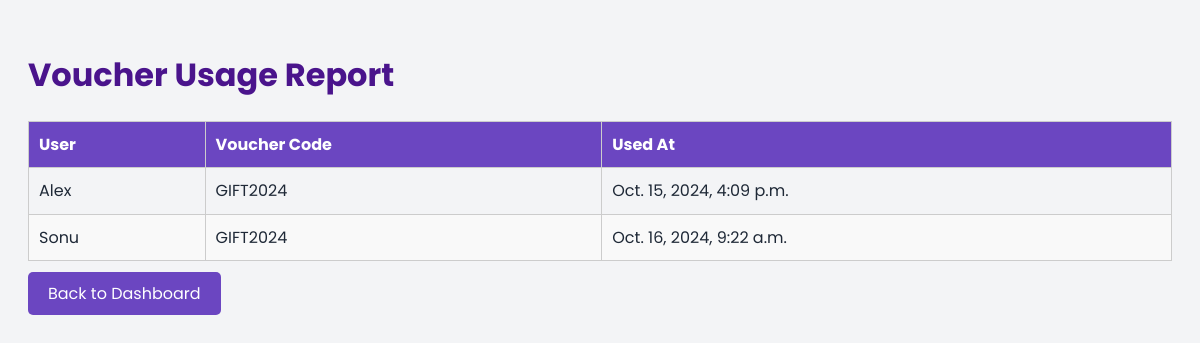
The page /voucher_usage/ on the database its author committed.
### myapp/models.py (models this page shows, shortened)
class VoucherUsage(models.Model):
    voucher = models.ForeignKey(GiftVoucher, on_delete=models.CASCADE)
    user = models.ForeignKey(settings.AUTH_USER_MODEL, on_delete=models.CASCADE)
    used_at = models.DateTimeField(auto_now_add=True)

class GiftVoucher(models.Model):
    code = models.CharField(max_length=50, unique=True)  # Unique voucher code
    discount_value = models.DecimalField(max_digits=10, decimal_places=2)  # Discount amount
    expiration_date = models.DateField()  # Expiration date of the voucher
    is_active = models.BooleanField(default=True)  # Whether the voucher is active
    user = models.ForeignKey(User, on_delete=models.CASCADE, null=True, blank=True)  # Optional: link to a user

### myapp/views.py (the view)
# urls.py: path('voucher_usage/', views.voucher_usage_report, name='voucher_usage_report'),
def voucher_usage_report(request):
    usages = VoucherUsage.objects.select_related('voucher', 'user').all()
    return render(request, 'admin/voucher_usage_report.html', {'usages': usages})

### templates/admin/voucher_usage_report.html (shortened to what this page needs)
<!DOCTYPE html>
<html lang="en">
<head>
</head>
<body>
    <h1>Voucher Usage Report</h1>
    <table>
        <thead>
            <tr>
                <th>User</th>
                <th>Voucher Code</th>
                <th>Used At</th>
            </tr>
        </thead>
        <tbody>
            {% for usage in usages %}
            <tr>
                <td>{{ usage.user.username }}</td>
                <td>{{ usage.voucher.code }}</td>
                <td>{{ usage.used_at }}</td>
            </tr>
            {% empty %}
            <tr>
                <td colspan="3">No voucher usage records found.</td>
            </tr>
            {% endfor %}
        </tbody>
    </table>
    <a href="{% url 'admin_dashboard' %}" class="btn">Back to Dashboard</a>
</body>
</html>

### templates/admin/voucher_usage_report.html (style rules this page uses)
body { font-family: 'Poppins', sans-serif; background-color: #f3f4f6; color: #1f2937; line-height: 1.6; padding: 20px; }
h1 { color: #4a148c; margin-bottom: 20px; }
table { width: 100%; border-collapse: collapse; margin-bottom: 20px; }
th, td { padding: 10px; text-align: left; border: 1px solid #ccc; }
th { background-color: #6b46c1; color: white; }
tr:nth-child(even) { background-color: #f9f9f9; }
.btn { padding: 10px 20px; background-color: #6b46c1; color: white; text-decoration: none; border-radius: 5px; transition: background-color 0.3s ease; }

### rows shown on the page
VoucherUsage: user.username "Alex", voucher.code "GIFT2024", used_at "Oct. 15, 2024, 4:09 p.m."
VoucherUsage: user.username "Sonu", voucher.code "GIFT2024", used_at "Oct. 16, 2024, 9:22 a.m."
